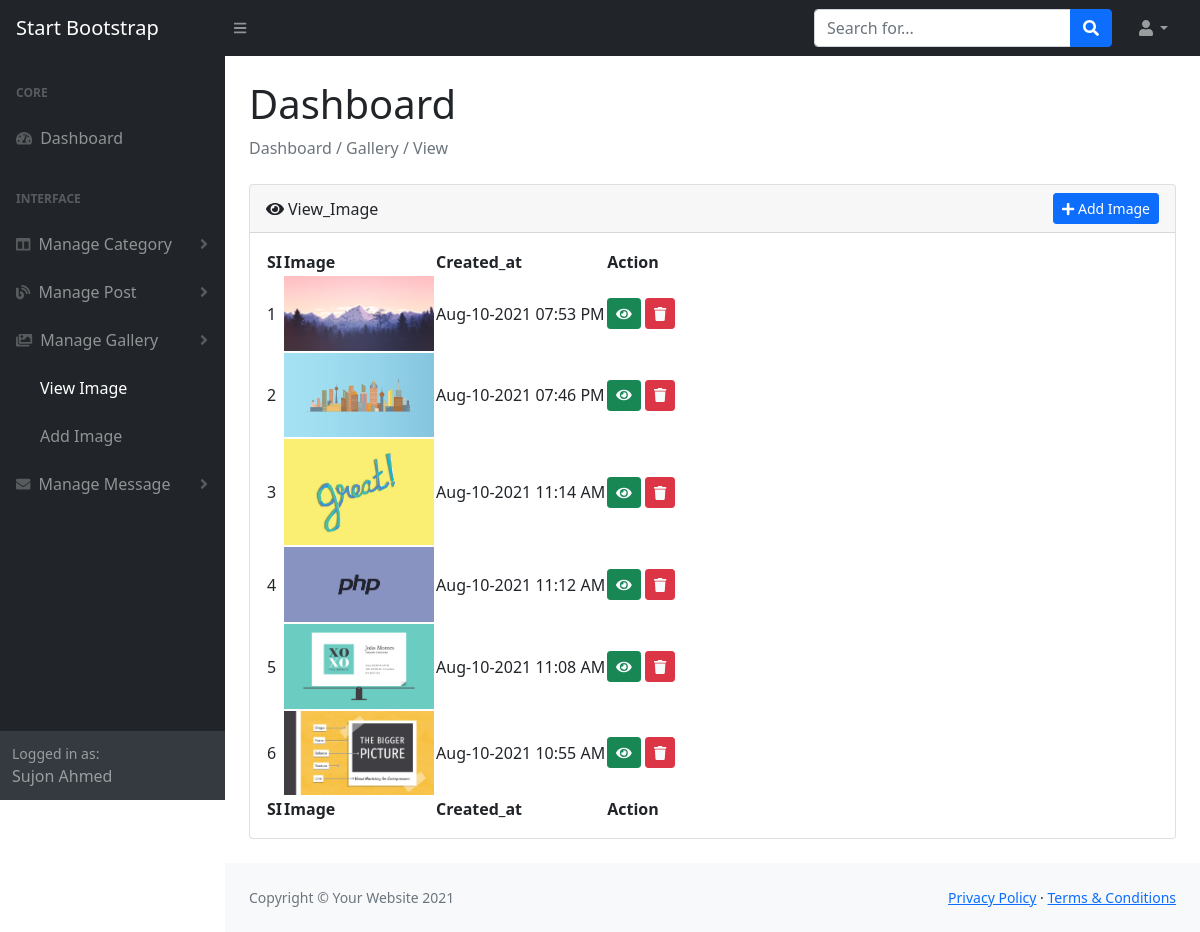
/blog/admin/view_image.php (signed in), run on the app's committed database.
### tables this page shows
CREATE TABLE `gallery` (
  `img_id` int(11) NOT NULL,
  `auth_id` int(11) NOT NULL,
  `gal_image` varchar(80) NOT NULL,
  `img_created_at` datetime NOT NULL DEFAULT current_timestamp()
);

### blog/admin/main.php (called while the page is built, shortened)
<?php
    class Main{
        protected $host = 'localhost';
        protected $user = 'root';
        protected $pass = '';
        protected $db = 'blog';
        protected $con;
        public function __construct()
        {
            $this->con = new mysqli($this->host, $this->user, $this->pass, $this->db);
        }
         public function get_image($id){
            $this->sql = "SELECT * FROM gallery WHERE auth_id = '$id' ORDER BY img_id DESC";
            $this->result = $this->con->query($this->sql);
            if($this->result == true){
                return $this->result;
            }else{
                return false;
            }
        }
    }
?>

### blog/admin/view_image.php (the view, shortened to what this page needs)
<?php
    include 'header.php';
    $id = $_SESSION['id'];
    $gallery_data = $obj->get_image($id);
?>
    <div id="layoutSidenav_content">
        <main>
            <div class="container-fluid px-4">
                <h1 class="mt-4 active">Dashboard</h1>
                <ol class="breadcrumb mb-4">
                    <li class="breadcrumb-item active">Dashboard / Gallery / View</li>
                </ol>
                <div class="card mb-4">
                    <div class="card-header d-flex justify-content-between align-items-center">
                        <div><i class="fas fa-eye me-1"></i>View_Image</div>
                        <div><a href="add_image.php" class="btn btn-primary btn-sm"><i class="fas fa-plus me-1"></i>Add Image</a></div>
                    </div>
                    <div class="card-body">
                        <table id="datatablesSimple">
                            <thead>
                                <tr>
                                    <th>SI</th>
                                    <th>Image</th>
                                    <th>Created_at</th>
                                    <th>Action</th>
                                </tr>
                            </thead>
                            <tfoot>
                                <tr>
                                    <th>SI</th>
                                    <th>Image</th>
                                    <th>Created_at</th>
                                    <th>Action</th>
                                </tr>
                            </tfoot>
                            <tbody>
                                <?php
                                    if($gallery_data->num_rows > 0){
                                        $si = 1;
                                        while($gallery_img = $gallery_data->fetch_object()){
                                            ?>
                                                <tr>
                                                    <td><?php echo $si; ?></td>
                                                    <td class="m-auto text-center">
                                                        <a href="<?php echo 'uploads/gallery/'.$gallery_img->gal_image; ?>" target="_blank">
                                                        <img class="img-fluid" src="<?php echo 'uploads/gallery/'.$gallery_img->gal_image; ?>" width="150" height="150" alt="">
                                                        </a>
                                                    </td>
                                                    <td><?php echo date('M-d-Y h:i A',strtotime($gallery_img->img_created_at)); ?></td>
                                                    <td>
                                                        <a href="img_details.php?id=<?php echo $gallery_img->img_id; ?>" title="Image Details" class="btn btn-success btn-sm"><i class="fas fa-eye text-light"></i></a>
                                                        <a href="img_delete.php?id=<?php echo $gallery_img->img_id; ?>" title="Image Delete" onclick="javascript:return confirm('Delete This Image?')" class="btn btn-danger btn-sm"><i class="fas fa-trash text-light"></i></a>
                                                    </td>
                                                </tr>
                                            <?php
                                            $si++;
                                        }
                                    }
                                ?>
                            </tbody>
                        </table>
                    </div>
                </div>
            </div>
        </main>
        <footer class="py-4 bg-light mt-auto">
            <div class="container-fluid px-4">
                <div class="d-flex align-items-center justify-content-between small">
                    <div class="text-muted">Copyright &copy; Your Website 2021</div>
                    <div>
                        <a href="#">Privacy Policy</a>
                        &middot;
                        <a href="#">Terms &amp; Conditions</a>
                    </div>
                </div>
            </div>
        </footer>
    </div>
<?php
    include 'footer.php';
?>

### data on the page
gallery: gal_image (picture), img_created_at "Aug-10-2021 07:53 PM"
gallery: gal_image (picture), img_created_at "Aug-10-2021 07:46 PM"
gallery: gal_image (picture), img_created_at "Aug-10-2021 11:14 AM"
gallery: gal_image (picture), img_created_at "Aug-10-2021 11:12 AM"
gallery: gal_image (picture), img_created_at "Aug-10-2021 11:08 AM"
gallery: gal_image (picture), img_created_at "Aug-10-2021 10:55 AM"

### other printed values
$_SESSION['name'] "Sujon Ahmed"
